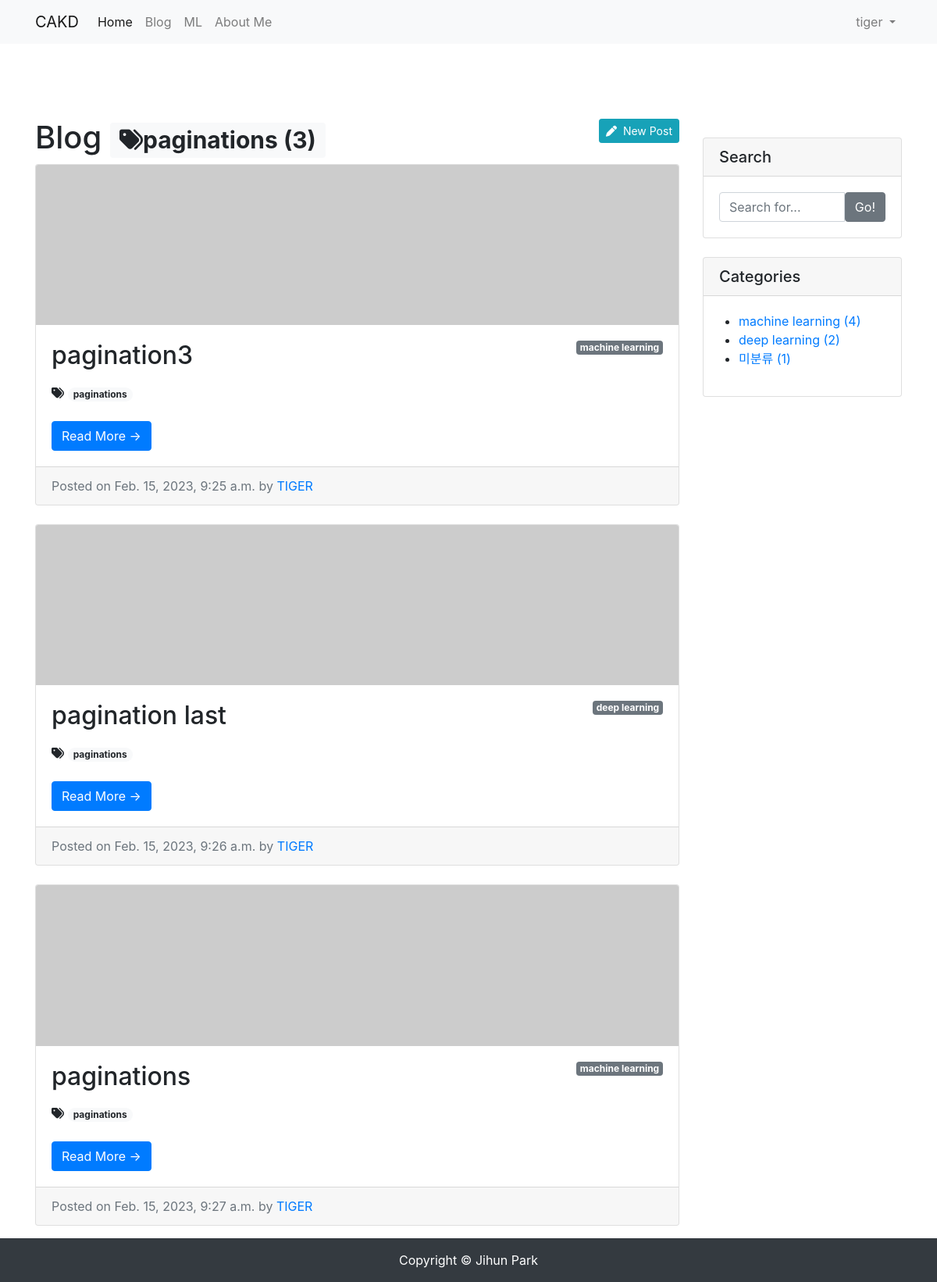
Screenshot of /blog/tag/paginations/ (signed in) with the database file from the repository.
### blog/models.py (models this page shows, shortened)
class Tag(models.Model):
    name = models.CharField(max_length=50)
    slug = models.SlugField(max_length=200, unique=True, allow_unicode=True)
    def __str__(self):
        return self.name
    def get_absolute_url(self):
        return f'/blog/tag/{self.slug}/'

class Post(models.Model):
    title = models.CharField(max_length=30)
    hook_text = models.CharField(max_length=100, blank=True)
    content = models.TextField()
    head_image = models.ImageField(upload_to='blog/images/%Y/%m/%d/', blank=True)
    file_upload = models.FileField(upload_to='blog/files/%Y/%m/%d/', blank=True)
    created_at = models.DateTimeField(auto_now_add=True)
    updated_at = models.DateTimeField(auto_now=True)
    author = models.ForeignKey(User, null=True, on_delete=models.SET_NULL)
    category = models.ForeignKey(Category, null=True, blank=True, on_delete=models.SET_NULL)
    tags = models.ManyToManyField(Tag, blank=True)
    def get_absolute_url(self): # 객체의 상세 페이지로 이동할 수 있는 링크를 만들 수 있음. url 생성 규칙을 정의하는 메서드
        return f'/blog/{self.pk}/'
    def get_content_markdown(self):
        return markdown(self.content)

class Category(models.Model):
    name = models.CharField(max_length=50, unique=True)
    slug = models.SlugField(max_length=200, unique=True, allow_unicode=True)
    def __str__(self):
        return self.name
    def get_absolute_url(self):
        return f'/blog/category/{self.slug}/'
    class Meta:
        verbose_name_plural = 'categories'

### blog/views.py (the view)
# urls.py: path('tag/<str:slug>/', views.tag_page),
def tag_page(request, slug):
    tag = Tag.objects.get(slug=slug)
    post_list = tag.post_set.all()
    return render(
        request,
        'blog/post_list.html',
        {
            'post_list': post_list,
            'tag': tag,
            'categories': Category.objects.all(),
            'no_category_post_count': Post.objects.filter(category=None).count(),
        }
    )

### blog/templates/blog/post_list.html (shortened to what this page needs)
{% extends 'blog/base.html' %}
{% block main_area %}
    {% if user.is_authenticated %}
        {% if user.is_superuser or user.is_staff %}
            <a class="btn btn-info btn-sm float-right" href="/blog/create_post/" role="button"><i class="fas fa-pen"></i>&nbsp;&nbsp;New Post</a>
        {% endif %}
    {% endif %}
    <h1>Blog
        {% if tag %}<span class="badge badge-light"><i class="fas fa-tags"></i>{{ tag }} ({{ tag.post_set.count }})</span>{% endif %}
    </h1>
    {% if post_list.exists %}
    {% for p in post_list %}
    <div class="card mb-4" id="post-{{p.pk}}">
        {% if p.head_image %}
            <img class="card-img-top" src="{{ p.head_image.url }}" alt="{{ p }} head image">
        {% else %}
            <img class="card-img-top" src="https://picsum.photos/seed/{{ p.id }}/800/200" alt="random_image">
        {% endif %}
        <div class="card-body">
            {% if p.category %}
                <span class="badge badge-secondary float-right">{{ p.category }}</span>
            {% else %}
                <span class="badge badge-secondary float-right">미분류</span>
            {% endif %}
            <h2 class="card-title">{{ p.title}}</h2>
            {% if p.tags.exists %}
                        <i class="fas fa-tags"></i>
                        {% for tag in p.tags.iterator %}
                            <a href="{{ tag.get_absolute_url }}"><span class="badge badge-pill badge-light">{{ tag }}</span></a>
                        {% endfor %}
                        <br/>
                        <br/>
                    {% endif %}
            <a href="{{ p.get_absolute_url }}" class="btn btn-primary">Read More &rarr;</a>
        </div>
        <div class="card-footer text-muted">
            Posted on {{ p.created_at}} by
            <a href="#">{{p.author | upper}}</a>
        </div>
    </div>
{% endfor %}
    {% else %}
        <h3>아직 게시물이 없습니다.</h3>
    {% endif %}
{% endblock %}

### blog/templates/blog/base.html (shortened to what this page needs)
<!DOCTYPE html>
<html lang="en">
<head>
    <link rel="stylesheet" href="https://cdn.jsdelivr.net/npm/bootstrap@4.5.3/dist/css/bootstrap.min.css">
</head>
<body>
    {% include 'blog/navbar.html' %}
    <div class="container pt-5 my-5">
        <div class="row">
            <div class="col-md-8 col-lg-9" id="main-area">
                {% block main_area %}
                {% endblock %}
            </div>
            <div class="col-md-4 col-lg-3">
                <div class="card my-4">
                    <h5 class="card-header">Search</h5>
                    <div class="card-body">
                        <div class="input-group">
                            <input type="text" class="form-control" placeholder="Search for..." id="search-input">
                            <span class="input-group-btn">
                                    <button class="btn btn-secondary" type="button" onclick="searchPost();">Go!</button>
                                </span>
                        </div>
                    </div>
                </div>
                <div class="card my-4" id="categories-card">
                    <h5 class="card-header">Categories</h5>
                    <div class="card-body">
                        <div class="row">
                            <ul>
                                {% for category in categories %}
                                <li>
                                    <a href="{{ category.get_absolute_url }}">{{ category }} ({{ category.post_set.count }})</a>
                                </li>
                                {% endfor %}
                                <li>
                                    <a href="/blog/category/no_category/">미분류 ({{ no_category_post_count }})</a>
                                </li>
                            </ul>
                        </div>
                    </div>
                </div>
            </div>
        </div>
    </div>
    <div class="fixed-bottom">
    {% include 'blog/footer.html' %}
    </div>
</body>
</html>

### blog/templates/blog/navbar.html (shortened to what this page needs)
{% load socialaccount %}
<nav class="navbar navbar-expand-lg navbar-light bg-light">
    <div class="container">
        <a class="navbar-brand" href="/">CAKD</a>
        <div class="collapse navbar-collapse" id="navbarNavDropdown">
            <ul class="navbar-nav">
                <li class="nav-item active">
                    <a class="nav-link" href="/">Home</a>
                </li>
                <li class="nav-item">
                    <a class="nav-link" href="/blog/">Blog</a>
                </li>
                <li class="nav-item">
                    <a class="nav-link" href="/ml/">ML</a>
                </li>
                <li class="nav-item">
                    <a class="nav-link" href="/about_me/">About Me</a>
                </li>
            </ul>
            <ul class="navbar-nav ml-auto"> {% if user.is_authenticated %} <li class="nav-item dropdown">
                    <a class="nav-link dropdown-toggle" href="#" id="navbarDropdownMenuLink" role="button"
                        data-toggle="dropdown" aria-haspopup="true" aria-expanded="false"> {{ user.username }} </a>
                </li> {% else %} <li class="nav-item">
                    <a class="nav-link" href="#" data-toggle="modal" data-target="#loginModal">Log In</a>
                </li> {% endif %} </ul>
        </div>
    </div>
</nav>

### rows the page displays
Tag: name "paginations", post_set.count "3"
Post: category "machine learning", title "pagination3", created_at "Feb. 15, 2023, 9:25 a.m.", author "TIGER"
Post: category "deep learning", title "pagination last", created_at "Feb. 15, 2023, 9:26 a.m.", author "TIGER"
Post: category "machine learning", title "paginations", created_at "Feb. 15, 2023, 9:27 a.m.", author "TIGER"
Category: name "machine learning", post_set.count "4"
Category: name "deep learning", post_set.count "2"

### other values shown
{{ user.username }} "tiger"
{{ no_category_post_count }} "1"
